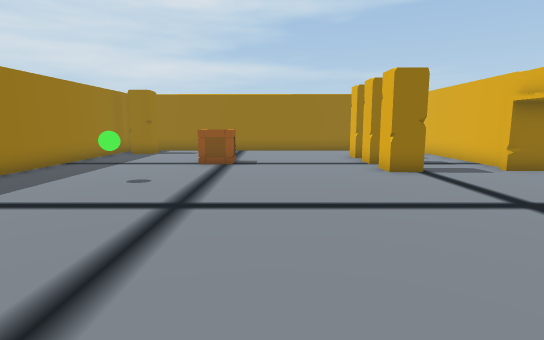
view 1 (above)

22 first-person views from a walk through a scene from a Unity 3-D project. The camera is 1.4 m above the floor, tilts 8° down and sees 80° across. The floor is counted in squares, 1 m on a side. Each view is taken from the middle of a square. On the plan, view 1 faces up. The plan holds only what a view shows up to about 15 squares ahead; the rest is blank. The place goes on beyond the plan. Some animated figures are left out.

view 2
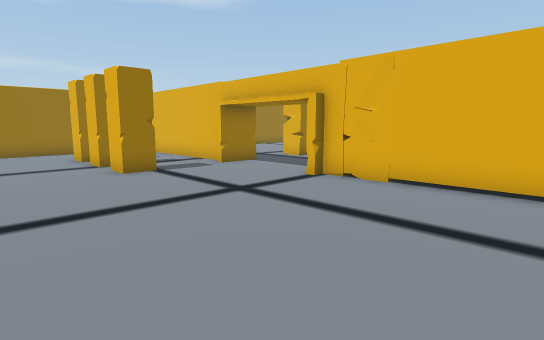

view 3
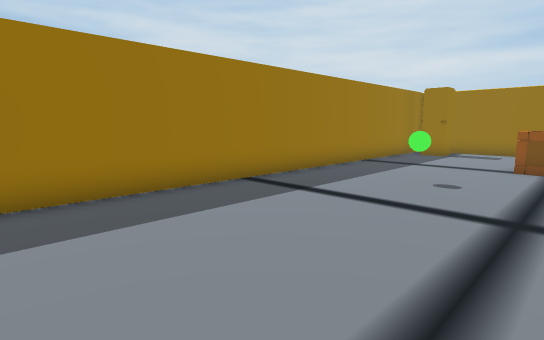

view 4
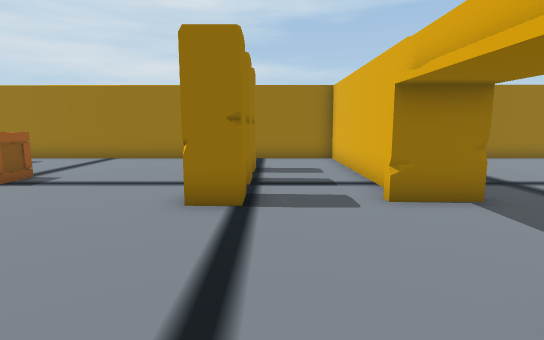

view 5
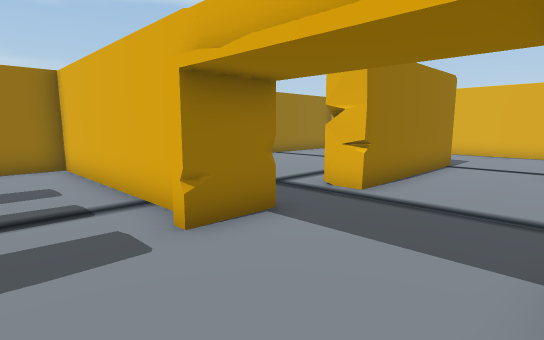

view 6
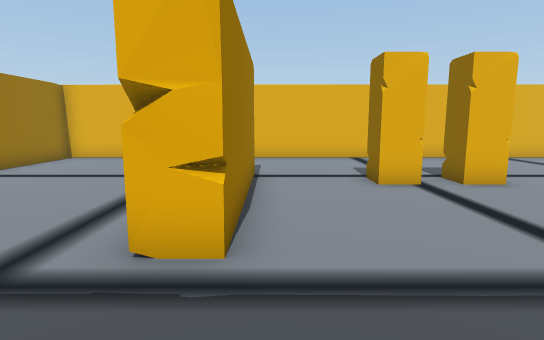

view 7
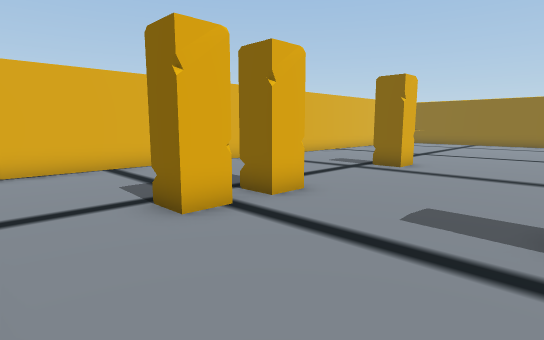

view 8
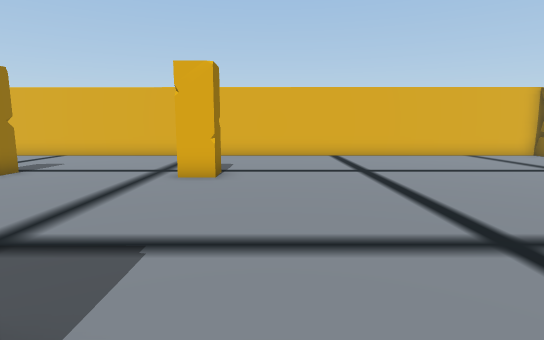

view 9
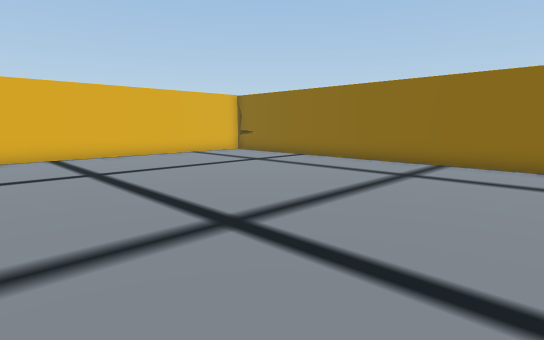

view 10
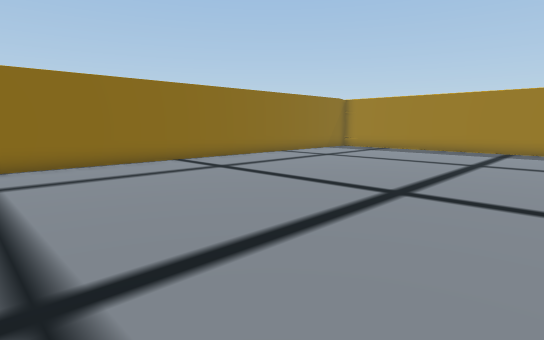

view 11
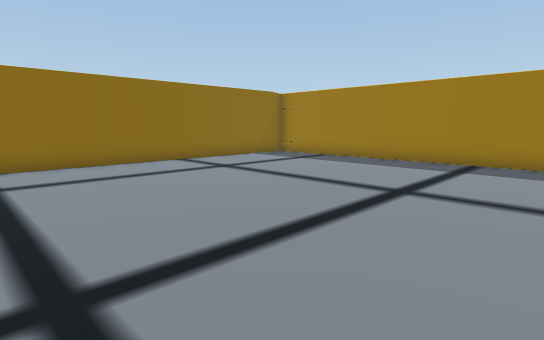

view 12
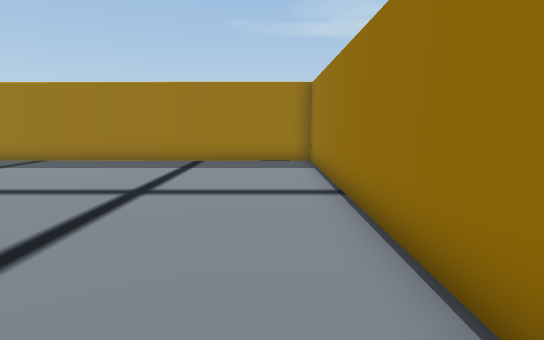

view 13
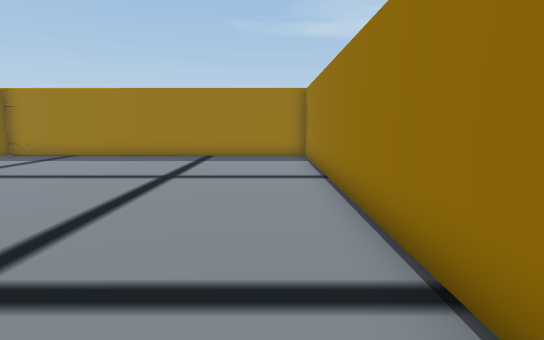

view 14
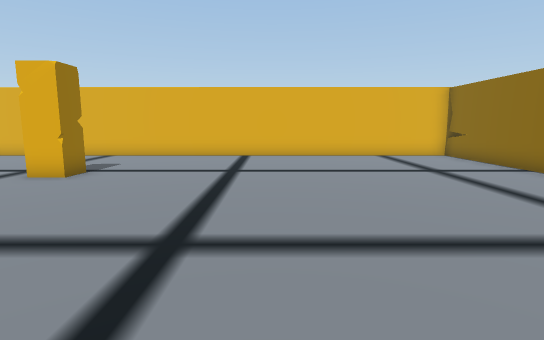

view 15
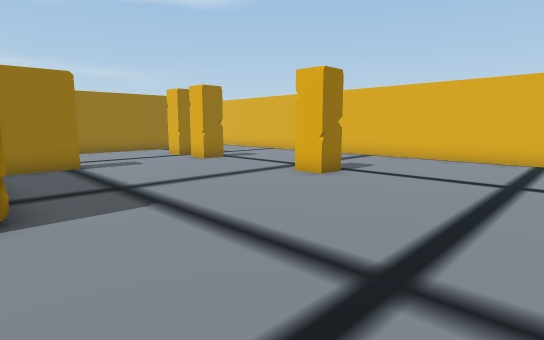

view 16
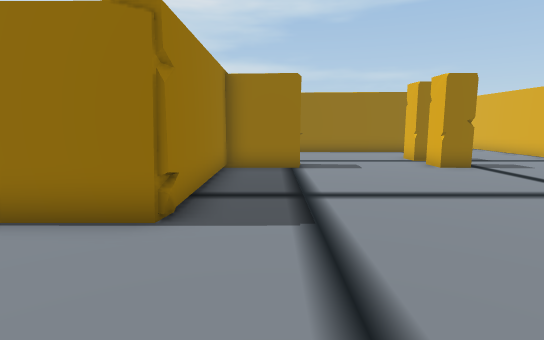

view 17
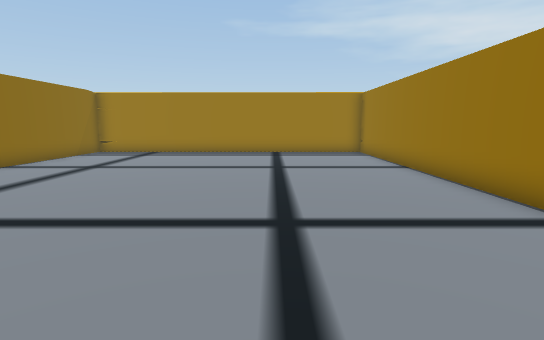

view 18
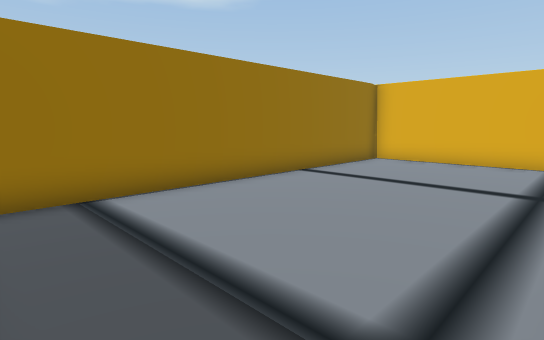

view 19
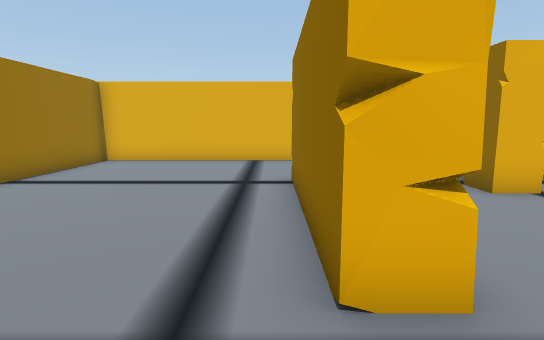

view 20
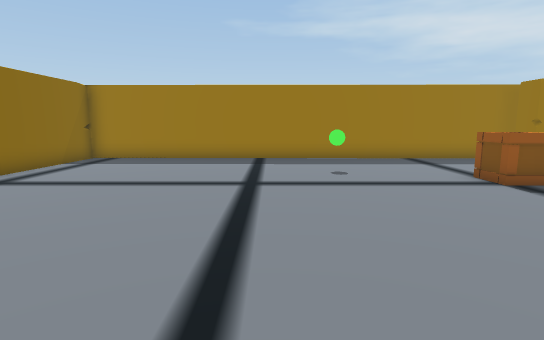

view 21
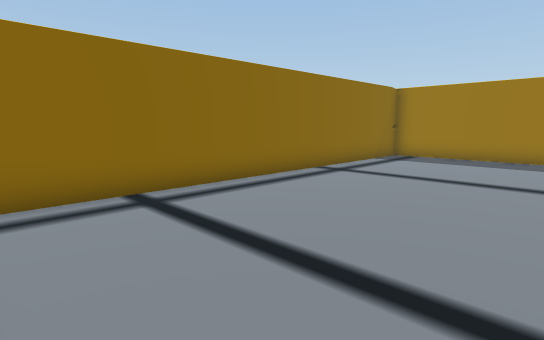

view 22
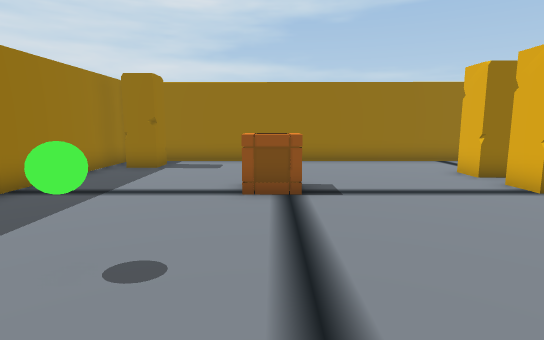

### Floor plan
Points are (right, up) in squares from view 1. A wall is a line through its corners. A room is listed if a view was taken in it or the views show most of it. See-through windows are left out.
Room 1 (views 1, 2, 3, 4, 5, 6, 7, 8, 9, 10, 11, 12, 13, 14, 15, 16, 17, 18, 19, 20, 21, 22)
walls: (7.5, 0.5) (7.5, 4.5); (8.4, -2.1) (8.4, -2.5) (-7.5, -2.5) (-7.5, -15.7) (21.5, -15.7); (11, 3.5) (8.5, 3.5) (8.5, -2.5); (7.5, 10.5) (7.5, 17.5) (-6.2, 17.5); (11.3, 9.5) (11.3, 10.5) (17.3, 10.5); (17.2, 9.5) (11.3, 9.5) (11.2, 10); (-7.5, 17.2) (-7.5, -1.5) (6.5, -1.5); (21.5, -16.4) (21.5, 17.5) (9.5, 17.5)
objects: other object (-7, 16) to (-6, 16); green ball (-4, 8); crate (-2, 12); other object (4, 10); other object (4, 12); other object (4, 14); other object (7, 5) to (9, 6); other object (7, 10) to (9, 10); other object (16, -2); other object (16, 4); other object (16, 6)

Positions as (right, up) in squares from view 1, and headings:
1: (0, 0), facing up
2: (0, 0), facing up-right
3: (-1, 0), facing up-left
4: (5, 4), facing up
5: (5, 6), facing up-right
6: (8, 9), facing right
7: (11, 9), facing down-right
8: (7, -4), facing right
9: (7, -4), facing down-right
10: (11, -4), facing down-left
11: (5, -4), facing down-left
12: (5, -4), facing left
13: (7, -4), facing left
14: (7, -8), facing right
15: (8, -8), facing up-right
16: (10, -7), facing up
17: (9, -7), facing left
18: (9, 11), facing up-right
19: (9, 11), facing right
20: (6, 6), facing left
21: (7, 5), facing down-left
22: (-2, 5), facing up
